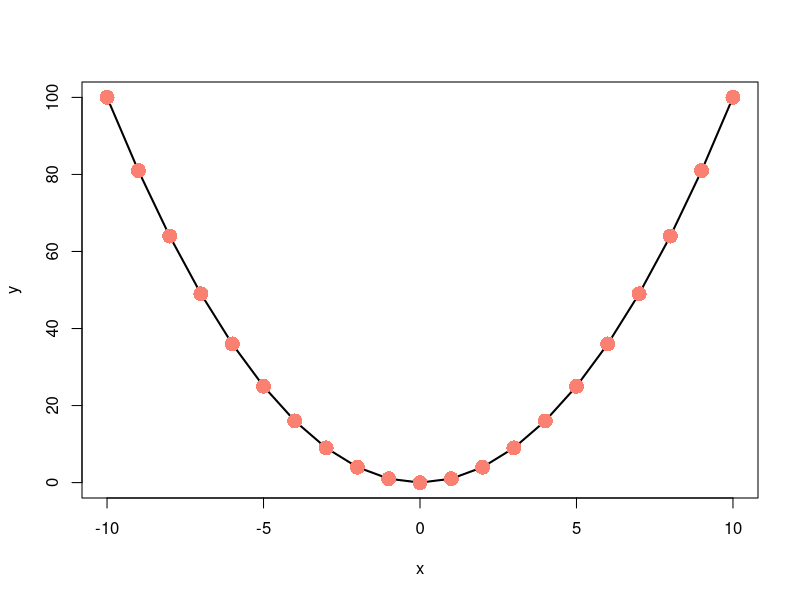

R code for this plot:
## ---- chunk 1
knitr::opts_chunk$set(echo = FALSE)
## ---- chunk 2
x <- -10:10
y <- x^2
plot(x,y, type='l', lwd=2); points(x,y, cex = 2, pch=16, col='salmon')
